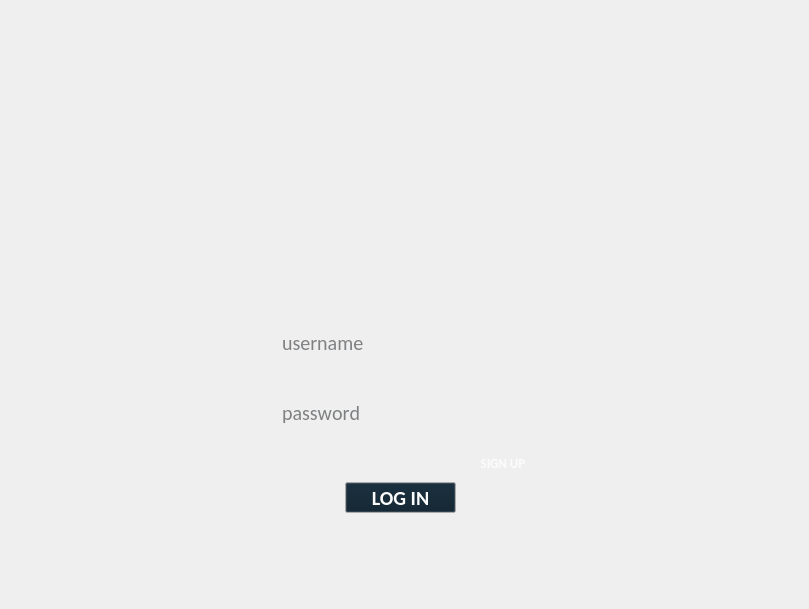
    <widget class="QWidget" name="LogInScreen">
     <widget class="QLabel" name="logInBackground">
      <property name="geometry">
       <rect>
        <x>0</x>
        <y>0</y>
        <width>800</width>
        <height>600</height>
       </rect>
      </property>
      <property name="lineWidth">
       <number>0</number>
      </property>
      <property name="text">
       <string/>
      </property>
      <property name="pixmap">
       <pixmap resource="Resources/resources.qrc">:/background/loginBackground.jpg</pixmap>
      </property>
      <property name="scaledContents">
       <bool>true</bool>
      </property>
      <property name="alignment">
       <set>Qt::AlignCenter</set>
      </property>
     </widget>
     <widget class="QLineEdit" name="passwordLLineEdit">
      <property name="geometry">
       <rect>
        <x>280</x>
        <y>390</y>
        <width>271</width>
        <height>45</height>
       </rect>
      </property>
      <property name="palette">
       <palette>
        <active>
         <colorrole role="Text">
          <brush brushstyle="SolidPattern">
           <color alpha="255">
            <red>0</red>
            <green>154</green>
            <blue>254</blue>
           </color>
          </brush>
         </colorrole>
         <colorrole role="Base">
          <brush brushstyle="SolidPattern">
           <color alpha="0">
            <red>0</red>
            <green>0</green>
            <blue>0</blue>
           </color>
          </brush>
         </colorrole>
         <colorrole role="PlaceholderText">
          <brush brushstyle="SolidPattern">
           <color alpha="128">
            <red>13</red>
            <green>18</green>
            <blue>22</blue>
           </color>
          </brush>
         </colorrole>
        </active>
        <inactive>
         <colorrole role="Text">
          <brush brushstyle="SolidPattern">
           <color alpha="255">
            <red>0</red>
            <green>154</green>
            <blue>254</blue>
           </color>
          </brush>
         </colorrole>
         <colorrole role="Base">
          <brush brushstyle="SolidPattern">
           <color alpha="0">
            <red>0</red>
            <green>0</green>
            <blue>0</blue>
           </color>
          </brush>
         </colorrole>
         <colorrole role="PlaceholderText">
          <brush brushstyle="SolidPattern">
           <color alpha="128">
            <red>13</red>
            <green>18</green>
            <blue>22</blue>
           </color>
          </brush>
         </colorrole>
        </inactive>
        <disabled>
         <colorrole role="Text">
          <brush brushstyle="SolidPattern">
           <color alpha="255">
            <red>98</red>
            <green>108</green>
            <blue>118</blue>
           </color>
          </brush>
         </colorrole>
         <colorrole role="Base">
          <brush brushstyle="SolidPattern">
           <color alpha="255">
            <red>49</red>
            <green>54</green>
            <blue>59</blue>
           </color>
          </brush>
         </colorrole>
         <colorrole role="PlaceholderText">
          <brush brushstyle="SolidPattern">
           <color alpha="128">
            <red>252</red>
            <green>252</green>
            <blue>252</blue>
           </color>
          </brush>
         </colorrole>
        </disabled>
       </palette>
      </property>
      <property name="font">
       <font>
        <family>Carlito</family>
        <pointsize>15</pointsize>
        <stylestrategy>PreferDefault</stylestrategy>
        <kerning>false</kerning>
       </font>
      </property>
      <property name="focusPolicy">
       <enum>Qt::ClickFocus</enum>
      </property>
      <property name="layoutDirection">
       <enum>Qt::LeftToRight</enum>
      </property>
      <property name="autoFillBackground">
       <bool>false</bool>
      </property>
      <property name="text">
       <string/>
      </property>
      <property name="maxLength">
       <number>8</number>
      </property>
      <property name="frame">
       <bool>false</bool>
      </property>
      <property name="echoMode">
       <enum>QLineEdit::Password</enum>
      </property>
      <property name="alignment">
       <set>Qt::AlignLeading|Qt::AlignLeft|Qt::AlignVCenter</set>
      </property>
      <property name="placeholderText">
       <string notr="true">password</string>
      </property>
      <property name="clearButtonEnabled">
       <bool>true</bool>
      </property>
     </widget>
     <widget class="QLineEdit" name="usernameLLineEdit">
      <property name="geometry">
       <rect>
        <x>280</x>
        <y>320</y>
        <width>271</width>
        <height>45</height>
       </rect>
      </property>
      <property name="palette">
       <palette>
        <active>
         <colorrole role="Text">
          <brush brushstyle="SolidPattern">
           <color alpha="255">
            <red>0</red>
            <green>154</green>
            <blue>254</blue>
           </color>
          </brush>
         </colorrole>
         <colorrole role="Base">
          <brush brushstyle="SolidPattern">
           <color alpha="0">
            <red>0</red>
            <green>0</green>
            <blue>0</blue>
           </color>
          </brush>
         </colorrole>
         <colorrole role="PlaceholderText">
          <brush brushstyle="SolidPattern">
           <color alpha="128">
            <red>13</red>
            <green>18</green>
            <blue>22</blue>
           </color>
          </brush>
         </colorrole>
        </active>
        <inactive>
         <colorrole role="Text">
          <brush brushstyle="SolidPattern">
           <color alpha="255">
            <red>0</red>
            <green>154</green>
            <blue>254</blue>
           </color>
          </brush>
         </colorrole>
         <colorrole role="Base">
          <brush brushstyle="SolidPattern">
           <color alpha="0">
            <red>0</red>
            <green>0</green>
            <blue>0</blue>
           </color>
          </brush>
         </colorrole>
         <colorrole role="PlaceholderText">
          <brush brushstyle="SolidPattern">
           <color alpha="128">
            <red>13</red>
            <green>18</green>
            <blue>22</blue>
           </color>
          </brush>
         </colorrole>
        </inactive>
        <disabled>
         <colorrole role="Text">
          <brush brushstyle="SolidPattern">
           <color alpha="255">
            <red>98</red>
            <green>108</green>
            <blue>118</blue>
           </color>
          </brush>
         </colorrole>
         <colorrole role="Base">
          <brush brushstyle="SolidPattern">
           <color alpha="255">
            <red>49</red>
            <green>54</green>
            <blue>59</blue>
           </color>
          </brush>
         </colorrole>
         <colorrole role="PlaceholderText">
          <brush brushstyle="SolidPattern">
           <color alpha="128">
            <red>252</red>
            <green>252</green>
            <blue>252</blue>
           </color>
          </brush>
         </colorrole>
        </disabled>
       </palette>
      </property>
      <property name="font">
       <font>
        <family>Carlito</family>
        <pointsize>15</pointsize>
        <stylestrategy>PreferDefault</stylestrategy>
        <kerning>false</kerning>
       </font>
      </property>
      <property name="focusPolicy">
       <enum>Qt::ClickFocus</enum>
      </property>
      <property name="layoutDirection">
       <enum>Qt::LeftToRight</enum>
      </property>
      <property name="autoFillBackground">
       <bool>false</bool>
      </property>
      <property name="text">
       <string/>
      </property>
      <property name="maxLength">
       <number>20</number>
      </property>
      <property name="frame">
       <bool>false</bool>
      </property>
      <property name="alignment">
       <set>Qt::AlignLeading|Qt::AlignLeft|Qt::AlignVCenter</set>
      </property>
      <property name="placeholderText">
       <string>username</string>
      </property>
      <property name="clearButtonEnabled">
       <bool>true</bool>
      </property>
     </widget>
     <widget class="QPushButton" name="accessButton">
      <property name="enabled">
       <bool>true</bool>
      </property>
      <property name="geometry">
       <rect>
        <x>345</x>
        <y>482</y>
        <width>111</width>
        <height>31</height>
       </rect>
      </property>
      <property name="palette">
       <palette>
        <active>
         <colorrole role="Button">
          <brush brushstyle="SolidPattern">
           <color alpha="255">
            <red>10</red>
            <green>29</green>
            <blue>43</blue>
           </color>
          </brush>
         </colorrole>
         <colorrole role="ButtonText">
          <brush brushstyle="SolidPattern">
           <color alpha="255">
            <red>0</red>
            <green>154</green>
            <blue>254</blue>
           </color>
          </brush>
         </colorrole>
        </active>
        <inactive>
         <colorrole role="Button">
          <brush brushstyle="SolidPattern">
           <color alpha="255">
            <red>10</red>
            <green>29</green>
            <blue>43</blue>
           </color>
          </brush>
         </colorrole>
         <colorrole role="ButtonText">
          <brush brushstyle="SolidPattern">
           <color alpha="255">
            <red>252</red>
            <green>252</green>
            <blue>252</blue>
           </color>
          </brush>
         </colorrole>
        </inactive>
        <disabled>
         <colorrole role="Button">
          <brush brushstyle="SolidPattern">
           <color alpha="255">
            <red>97</red>
            <green>112</green>
            <blue>122</blue>
           </color>
          </brush>
         </colorrole>
         <colorrole role="ButtonText">
          <brush brushstyle="SolidPattern">
           <color alpha="255">
            <red>98</red>
            <green>108</green>
            <blue>118</blue>
           </color>
          </brush>
         </colorrole>
        </disabled>
       </palette>
      </property>
      <property name="font">
       <font>
        <family>Carlito</family>
        <pointsize>15</pointsize>
        <weight>75</weight>
        <bold>true</bold>
       </font>
      </property>
      <property name="cursor">
       <cursorShape>PointingHandCursor</cursorShape>
      </property>
      <property name="autoFillBackground">
       <bool>false</bool>
      </property>
      <property name="text">
       <string>LOG IN</string>
      </property>
     </widget>
     <widget class="QPushButton" name="signUpButton">
      <property name="enabled">
       <bool>true</bool>
      </property>
      <property name="geometry">
       <rect>
        <x>473</x>
        <y>453</y>
        <width>60</width>
        <height>20</height>
       </rect>
      </property>
      <property name="palette">
       <palette>
        <active>
         <colorrole role="Button">
          <brush brushstyle="SolidPattern">
           <color alpha="255">
            <red>255</red>
            <green>255</green>
            <blue>255</blue>
           </color>
          </brush>
         </colorrole>
         <colorrole role="ButtonText">
          <brush brushstyle="SolidPattern">
           <color alpha="255">
            <red>0</red>
            <green>154</green>
            <blue>254</blue>
           </color>
          </brush>
         </colorrole>
        </active>
        <inactive>
         <colorrole role="Button">
          <brush brushstyle="SolidPattern">
           <color alpha="255">
            <red>255</red>
            <green>255</green>
            <blue>255</blue>
           </color>
          </brush>
         </colorrole>
         <colorrole role="ButtonText">
          <brush brushstyle="SolidPattern">
           <color alpha="255">
            <red>252</red>
            <green>252</green>
            <blue>252</blue>
           </color>
          </brush>
         </colorrole>
        </inactive>
        <disabled>
         <colorrole role="Button">
          <brush brushstyle="SolidPattern">
           <color alpha="255">
            <red>255</red>
            <green>255</green>
            <blue>255</blue>
           </color>
          </brush>
         </colorrole>
         <colorrole role="ButtonText">
          <brush brushstyle="SolidPattern">
           <color alpha="255">
            <red>98</red>
            <green>108</green>
            <blue>118</blue>
           </color>
          </brush>
         </colorrole>
        </disabled>
       </palette>
      </property>
      <property name="font">
       <font>
        <family>Carlito</family>
        <pointsize>10</pointsize>
        <weight>75</weight>
        <bold>true</bold>
       </font>
      </property>
      <property name="cursor">
       <cursorShape>PointingHandCursor</cursorShape>
      </property>
      <property name="autoFillBackground">
       <bool>false</bool>
      </property>
      <property name="text">
       <string>SIGN UP</string>
      </property>
      <property name="flat">
       <bool>true</bool>
      </property>
     </widget>
    </widget>
